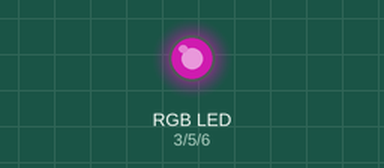
This sketch was run on a simulated Arduino Uno, built with avr-gcc and run on an emulated ATmega328P. On the bench: an RGB LED mixed from three pins (HIGH = lit). Dim RGB values are drawn brighter than linear.

Above: at 0.1 s.
Timing chart, 0 to 1.6 s (numbered marks = the images above):
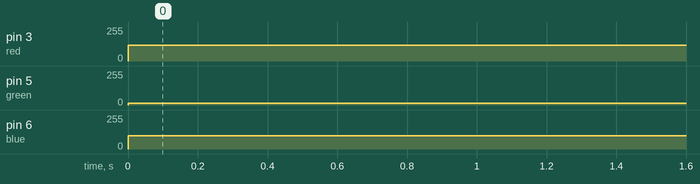

Measured:
- by itself, pin 3 (red): 0/255 → 117/255 at 0.00 s
- by itself, pin 5 (green): 0/255 → 15/255 at 0.00 s
- by itself, pin 6 (blue): 0/255 → 99/255 at 0.00 s

The sketch:

RGB_colorchanger.ino
```cpp
/*
   the goal of this program is to change the color of the RGB by picking the level or amount of color that goes in
   for example having a level of 200 for red and 200 for blue but 0 for green your RGB will turn purple, setting the
   level of color to a certain number changes the color that the RGB produces.
   the theme is analog Output */

int red = 3;           // the pin the red led is attached to
int green = 5;           // the pin the green led is attached to
int blue = 6;          // the pin the blue led is attached to

void setup() {
  // put your setup code here, to run once:

  pinMode(red, OUTPUT);       //sets pin 3 as an output
  pinMode(green, OUTPUT);        //sets pin 5 as an output
  pinMode(blue, OUTPUT);        //sets pin 6 as an output
}

void loop() {
  // put your main code here, to run repeatedly:

  analogWrite(red, 117);         // sets the level of pin 3 (red) as 117
  analogWrite(green, 15);        // sets the level of pin 5 (green) as 15
  analogWrite(blue, 99);         // sets the level of pin 6 (blue) as 99
}
```
